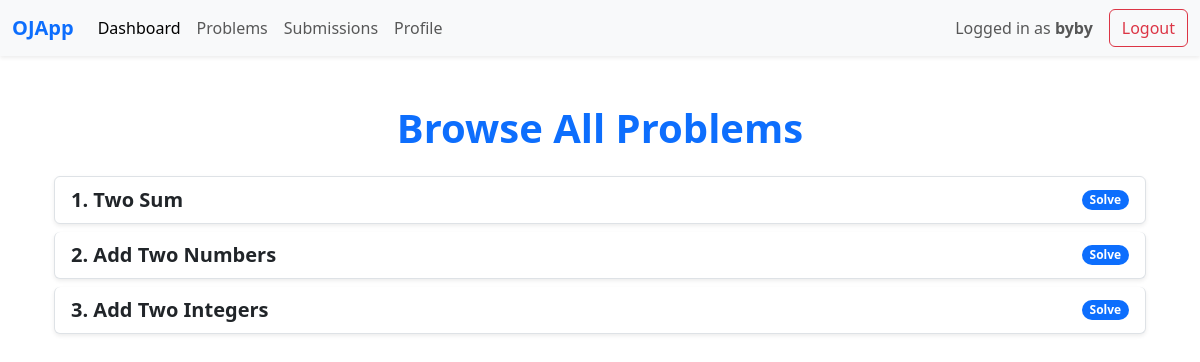
Page /ojapp/problemlist (signed in) on the committed database.
### accounts/models.py (models this page shows)
class User(AbstractUser):
    pass

### ojapp/models.py (models this page shows, shortened)
class Problems(models.Model):
    id = models.AutoField(primary_key=True)
    name = models.CharField(max_length=80)
    description = models.TextField()
    examples = models.TextField()

### ojapp/views.py (the view)
# urls.py: path('problemlist', views.problem_list, name='problem_list'),
@login_required
def problem_list(request):
    data = Problems.objects.all()
    return render(request, "ojapp/problem.html", {"data" : data})

### ojapp/templates/ojapp/problem.html (shortened to what this page needs)
{% extends "./base.html" %}
{% block content %}
<div class="container mt-5">
  <h1 class="text-center mb-4 text-primary fw-bold">Browse All Problems</h1>
  <div class="list-group">
    {% for prob in data %}
      <a href="{% url 'problems' prob.name|slugify %}" class="list-group-item list-group-item-action d-flex justify-content-between align-items-center shadow-sm mb-2 rounded">
        <div>
          <span class="fs-5 fw-semibold text-dark">{{ prob.id }}. {{ prob.name }}</span>
        </div>
        <span class="badge bg-primary rounded-pill">Solve</span>
      </a>
    {% empty %}
      <div class="alert alert-warning text-center">No problems available yet.</div>
    {% endfor %}
  </div>
</div>
{% endblock %}

### ojapp/templates/ojapp/navbar.html (shortened to what this page needs)
<nav class="navbar navbar-expand-lg navbar-light bg-light shadow-sm">
  <div class="container-fluid">
    <a class="navbar-brand fw-bold text-primary" href="/">OJApp</a>
    <div class="collapse navbar-collapse" id="navbarNavDropdown">
      <ul class="navbar-nav me-auto mb-2 mb-lg-0">
        <li class="nav-item">
          <a class="nav-link active" aria-current="page" href="/ojapp/dashboard">Dashboard</a>
        </li>
        <li class="nav-item">
          <a class="nav-link" href="/ojapp/problemlist">Problems</a>
        </li>
        <li class="nav-item">
          <a class="nav-link" href="/ojapp/submissions">Submissions</a>
        </li>
        <li class="nav-item">
          <a class="nav-link" href="/accounts/profile">Profile</a>
        </li>
      </ul>
    </div>
    {% if user.username %}
      <div class="d-flex align-items-center ms-auto">
      <span class="navbar-text me-3">
        Logged in as <strong>{{ user.username }}</strong>
      </span>
      <a class="btn btn-outline-danger" href="{% url 'logout_view' %}">Logout</a>
    </div>
    {% endif %}
  </div>
</nav>

### rows in the picture
User: username "byby"
Problems: id "1", name "Two Sum"
Problems: id "2", name "Add Two Numbers"
Problems: id "3", name "Add Two Integers"
